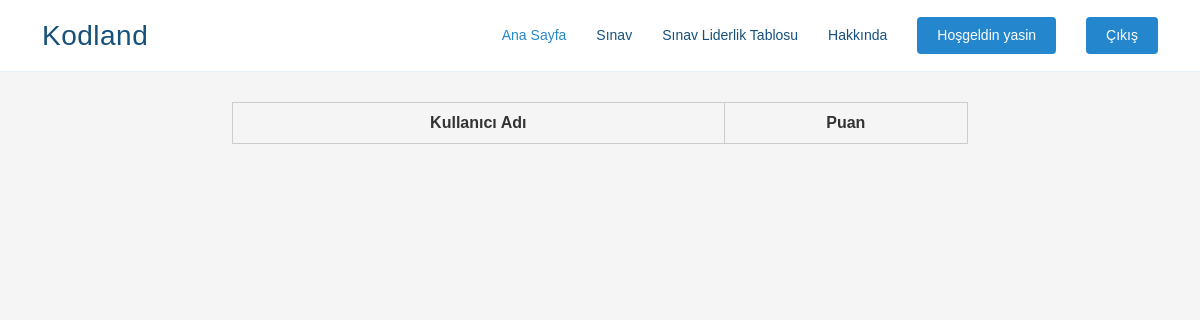
Before: /exam-leadership (signed in) with the older database file.
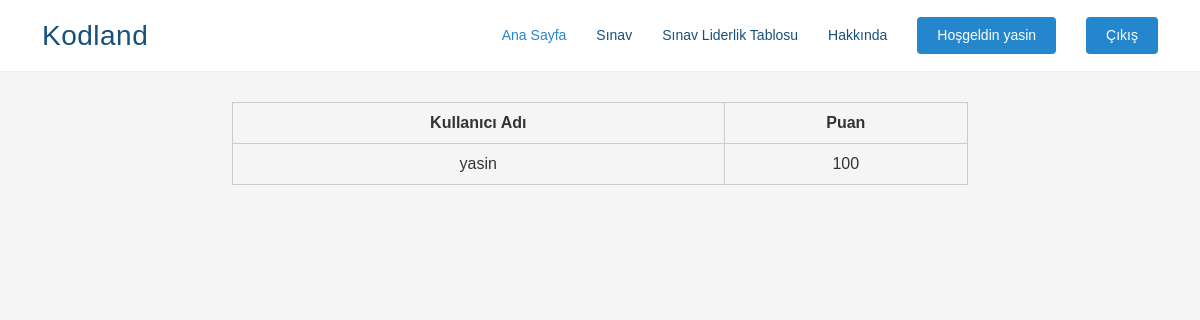
After: the same page with the newer database file.
### models.py (models this page shows, shortened)
class User(db.Model, UserMixin):
    id = db.Column(db.Integer(), primary_key=True)
    username = db.Column(db.String(length=30), nullable=False, unique=True)
    password_hash = db.Column(db.String(length=60), nullable=False)
    @property
    def password(self):
        return self.password

class ExamScore(db.Model):
    id = db.Column(db.Integer, primary_key=True)
    user_id = db.Column(db.Integer, db.ForeignKey('user.id'), nullable=False)
    score = db.Column(db.Integer, nullable=False)
    user = db.relationship('User', backref='exam_scores')

### routes.py (the view)
@app.route('/exam-leadership')
def exam_leadership_page():
    exam_scores = ExamScore.query.order_by(ExamScore.score.desc()).all()
    print(exam_scores)
    return render_template('exam-leadership.html', exam_scores=exam_scores)

### models.py (called while the page is built)
@login_manager.user_loader
def load_user(user_id):
    return User.query.get(int(user_id))

### templates/exam-leadership.html (shortened to what this page needs)
<!DOCTYPE html>
<html lang="en">
<head>
  <link href="{{ url_for('static', filename='assets/vendor/aos/aos.css') }}" rel="stylesheet">
  <link href="{{ url_for('static', filename='assets/vendor/bootstrap/css/bootstrap.min.css') }}" rel="stylesheet">
  <link href="{{ url_for('static', filename='assets/vendor/bootstrap-icons/bootstrap-icons.css') }}" rel="stylesheet">
  <link href="{{ url_for('static', filename='assets/vendor/boxicons/css/boxicons.min.css') }}" rel="stylesheet">
  <link href="{{ url_for('static', filename='assets/vendor/glightbox/css/glightbox.min.css') }}" rel="stylesheet">
  <link href="{{ url_for('static', filename='assets/vendor/remixicon/remixicon.css') }}" rel="stylesheet">
  <link href="{{ url_for('static', filename='assets/vendor/swiper/swiper-bundle.min.css') }}" rel="stylesheet">
  <link href="{{ url_for('static', filename='assets/css/style.css') }}" rel="stylesheet">
</head>
<body>
<header id="header" class="fixed-top">
        <div class="container d-flex align-items-center justify-content-between">
            <h1 class="logo"><a href="/">Kodland</a></h1>
            <nav id="navbar" class="navbar">
                <ul>
                    <li><a class="nav-link scrollto active" href="{{ url_for('home_page') }}">Ana Sayfa</a></li>
                    {% if current_user.is_authenticated %}
                    <li><a class="nav-link scrollto" href="exam">Sınav</a></li>
                    {% endif %}
                    <li><a class="nav-link scrollto" href="{{ url_for('exam_leadership_page') }}">Sınav Liderlik Tablosu</a></li>
                    <li><a class="nav-link scrollto" href="#contact">Hakkında</a></li>
                    {% if current_user.is_authenticated %}
                    <li><a class="getstarted scrollto">Hoşgeldin {{ current_user.username }}</a></li>
                    <li><a class="getstarted scrollto" href="{{ url_for('logout_page') }}">Çıkış</a></li>
                    {% else %}
                    <li><a class="getstarted scrollto" href="{{ url_for('login_page') }}">Giriş</a></li>
                    <li><a class="getstarted scrollto" href="{{ url_for('register_page') }}">Kayıt</a></li>
                    {% endif %}
                </ul>
            </nav>
        </div>
    </header>
    <header class="header">
        <h1 class="title">Exam Leadership Board</h1>
    </header>
    <main class="main">
        <table class="leaderboard-table">
            <thead>
                <tr>
                    <th>Kullanıcı Adı</th>
                    <th>Puan</th>
                </tr>
            </thead>
            <tbody>
                {% for score in exam_scores %}
                <tr>
                    <td>{{ score.user.username }}</td>
                    <td>{{ score.score }}</td>
                </tr>
                {% endfor %}
            </tbody>
        </table>
    </main>
</body>
</html>

### static/assets/css/style.css (style rules this page uses)
body { font-family: "Open Sans", sans-serif; color: #444444; }
a { color: #2487ce; text-decoration: none; }
h1, h2, h3, h4, h5, h6 { font-family: "Raleway", sans-serif; }
#header { transition: all 0.5s; background: #fff; z-index: 997; padding: 15px 0; border-bottom: 1px solid #e6f2fb; }
#header .logo { font-size: 28px; margin: 0; padding: 0; line-height: 1; font-weight: 300; letter-spacing: 0.5px; font-family: "Poppins", sans-serif; }
#header .logo a { color: #16507b; }
.navbar { padding: 0; }
.navbar ul { margin: 0; padding: 0; display: flex; list-style: none; align-items: center; }
.navbar li { position: relative; }
.navbar a, .navbar a:focus { display: flex; align-items: center; justify-content: space-between; padding: 10px 0 10px 30px; font-size: 14px; color: #16507b; white-space: nowrap; transition: 0.3s; }
.navbar a:hover, .navbar .active, .navbar .active:focus, .navbar li:hover>a { color: #2487ce; }
.navbar .getstarted, .navbar .getstarted:focus { background: #2487ce; padding: 8px 20px; margin-left: 30px; border-radius: 4px; color: #fff; }

### templates/exam-leadership.html (style rules this page uses)
body, h1, h2, h3, p, table { margin: 0; padding: 0; }
body { font-family: Arial, sans-serif; background-color: #f5f5f5; color: #333; }
.header { background-color: #3498db; color: white; text-align: center; padding: 1rem 0; }
.title { font-size: 2rem; }
.main { max-width: 800px; margin: 0 auto; padding: 2rem; }
.leaderboard-table { width: 100%; border-collapse: collapse; border: 1px solid #ccc; }
.leaderboard-table th, .leaderboard-table td { border: 1px solid #ccc; padding: 0.5rem; text-align: center; }

Changed rows visible on the page:
added ExamScore: user.username "yasin", score "100"
